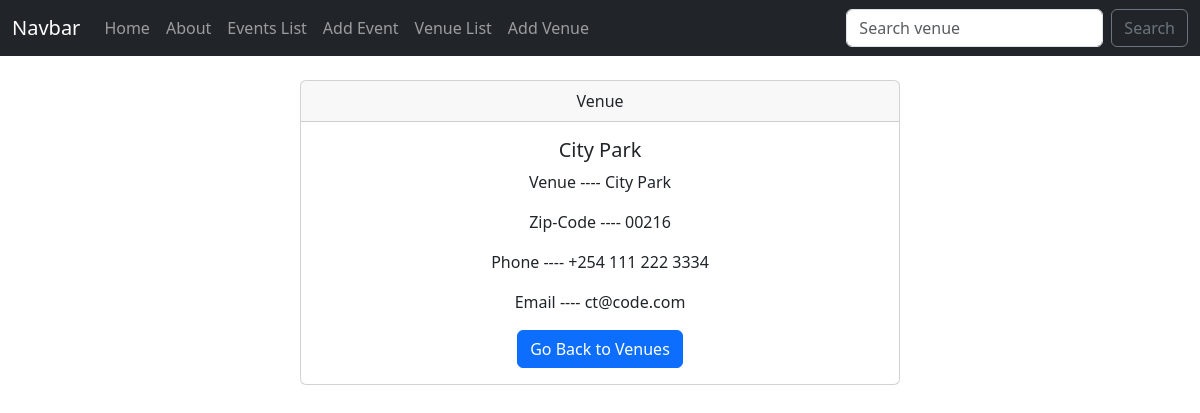
Before: /show-venue/1/ with the older database file.
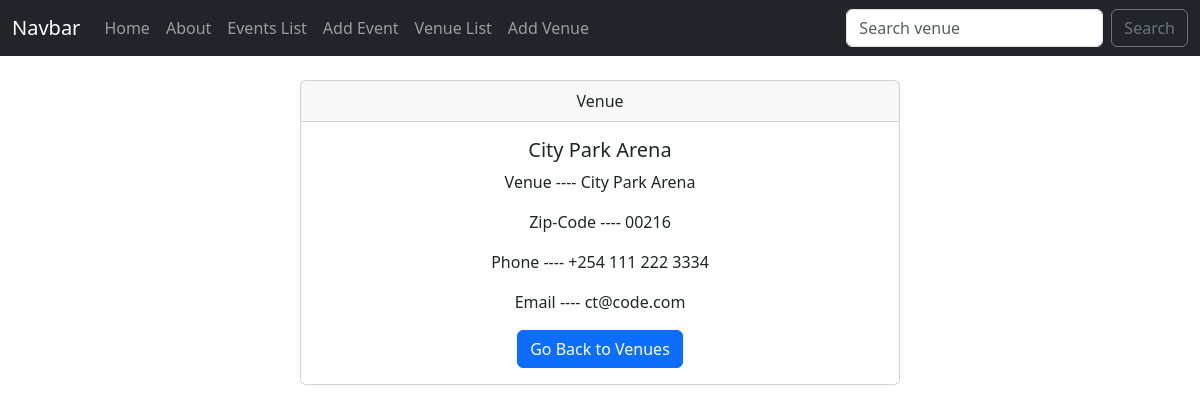
After: the same page with the newer database file.
### events/models.py (models this page shows)
class Venue(models.Model):
    name=models.CharField(max_length=200)
    addres = models.CharField(max_length=50)
    zip_code = models.CharField(max_length=50)
    phone = models.CharField(max_length=50,blank=True)
    web = models.URLField(blank=True)
    email_address = models.EmailField(blank=True)
    def __str__(self):
        return self.name

### events/views.py (the view)
# urls.py: path('show-venue/<int:venue_id>/', views.showVenue, name='show-venue'),
def showVenue(request,venue_id):
    venue = Venue.objects.get(pk=venue_id)
    return render(request,'events/venue.html',{'venue':venue})

### events/templates/events/venue.html (shortened to what this page needs)
{% extends "events/layout.html" %}
{% block content %}
<center>
<div  class="card w-50 ">
    <div class="card-header">
      Venue
    </div>
    <div class="card-body">
      <h5 class="card-title"> {{venue}}</h5>
      <p class="card-text">Venue   ---- {{venue.name}}</p>
      <p class="card-text">Zip-Code   ---- {{venue.zip_code}}</p>
      <p class="card-text">Phone   ---- {{venue.phone}}</p>
      <p class="card-text">Email   ---- {{venue.email_address}}</p>
      <a href="{% url 'venues' %}" class="btn btn-primary">Go Back to Venues</a>
    </div>
  </div>
</center>
{% endblock content %}

Changed rows visible on the page:
changed Venue "ct@code.com": name "City Park" → "City Park Arena"
